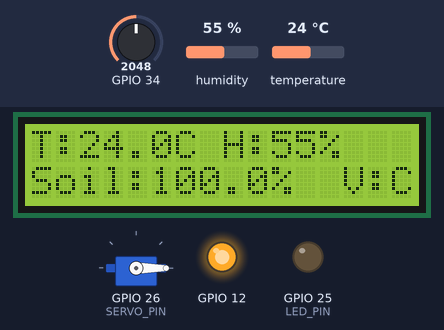
Bench run of a sketch on a simulated ESP32. Parts: servo, 16×2 character LCD, output pins drawn as LEDs (lit = HIGH). The test bench sets the inputs (shaded band); at power-on: GPIO 34 = 2048, humidity 55 %, temperature 24 °C. WiFi joins after 1.5 s; servers stay silent unless stated; uploads are accepted with an empty reply; the local clock reads 2024-03-15 10:24:30 at power-on unless the sketch sets it; what the sketch prints to the serial monitor is not drawn.

Above: at 6.8 s.
6.9 s: GPIO 34 set to 2175
At 8.3 s:
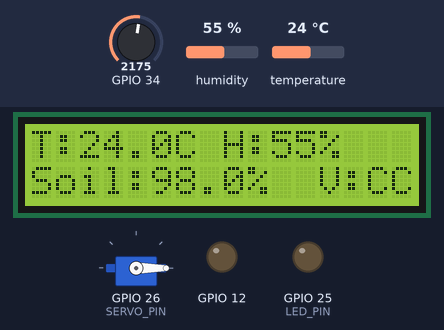
13.3 s: GPIO 34 set to 3868
At 16.4 s:
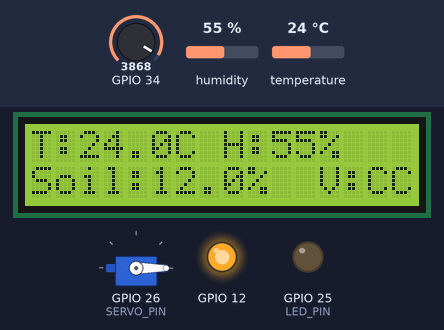
17.1 s: GPIO 34 set to 3960
At 18.6 s:
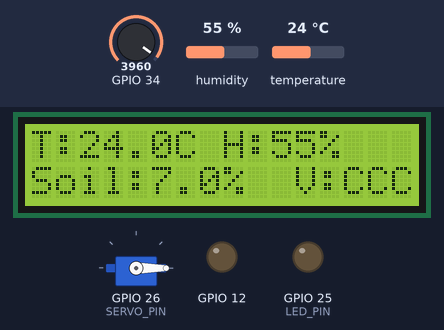
23.5 s: humidity set to 22 %
At 26.4 s:
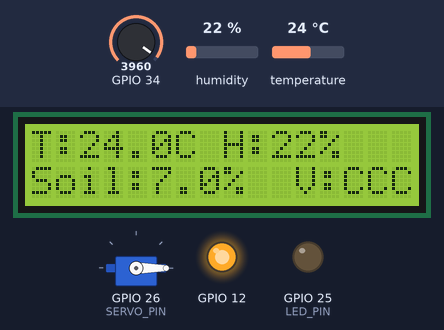
27.1 s: temperature set to 12 °C
At 28.6 s:
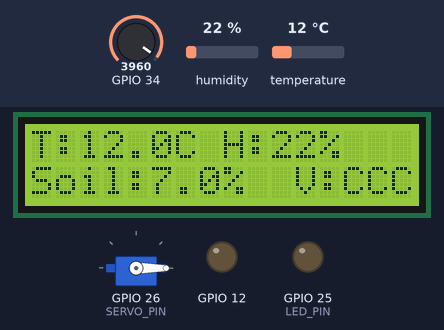
32.1 s: humidity set to 40 %
At 36.74 s:
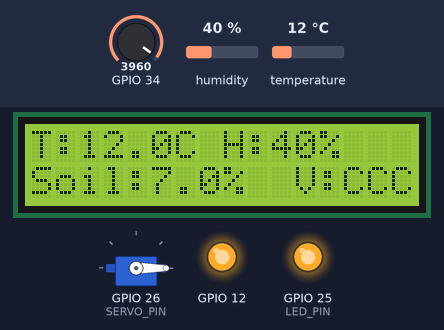
Timing chart, 0 to 38.1 s (numbered marks = the images above; inputs shaded):
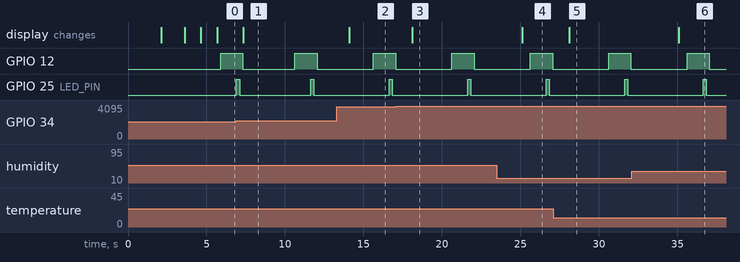

The sketch:

smartfarm.ino
```cpp
#include <WiFi.h>
#include <HTTPClient.h>
#include <LiquidCrystal_I2C.h>
#include <DHT.h>
#include <ESP32Servo.h>
#include <time.h>

const char *ssid         = "Griffon";
const char *password     = "10481reban";
const char *firebaseHost = "https://fir-demoapp-6f388-default-rtdb.firebaseio.com";

LiquidCrystal_I2C lcd(0x27, 2, 1, 0, 4, 5, 6, 7, 3, POSITIVE);
DHT dht(15, DHT11);

#define LED_PIN      25
#define SERVO_PIN    26       // servo signal wire → GPIO 26

#define SERVO_OPEN   90       // degrees when valve is open
#define SERVO_CLOSED 0        // degrees when valve is closed

#define SOIL_DRY     4095
#define SOIL_WET     2128

// Safety: if Firebase not reachable for this long, close valve
#define VALVE_TIMEOUT_MS 30000

Servo valveServo;

unsigned long lastUpload      = 0;
unsigned long lastDisplay     = 0;
unsigned long lastValveCheck  = 0;
unsigned long lastSuccessRead = 0;   // tracks last successful Firebase valve read

float temp = 0, hum = 0;
int   soilRaw = 0;
float soilPct = 0;
bool  err     = false;

bool  valveOpen          = false;   // current physical valve state
bool  lastCommandedState = false;   // last state written to valveConfirmed

// ---------------------------------------------------------------------------
// Servo helpers
// ---------------------------------------------------------------------------
void openValve() {
  valveServo.write(SERVO_OPEN);
  valveOpen = true;
  Serial.println("  [VALVE] OPEN");
}

void closeValve() {
  valveServo.write(SERVO_CLOSED);
  valveOpen = false;
  Serial.println("  [VALVE] CLOSED");
}

// ---------------------------------------------------------------------------
// Write confirmed valve state back to Firebase
// ---------------------------------------------------------------------------
void confirmValveState(bool open) {
  if (open == lastCommandedState) return;   // skip if unchanged
  HTTPClient http;
  http.begin(String(firebaseHost) + "/controls/valveConfirmed.json");
  http.PUT(open ? "true" : "false");
  http.end();
  lastCommandedState = open;
  Serial.printf("  [VALVE] Confirmed %s → Firebase\n", open ? "OPEN" : "CLOSED");
}

// ---------------------------------------------------------------------------
// Check Firebase for valve command and act on it
// ---------------------------------------------------------------------------
void checkValveCommand() {
  if (WiFi.status() != WL_CONNECTED) {
    // Safety: close valve if offline too long
    if (millis() - lastSuccessRead > VALVE_TIMEOUT_MS && valveOpen) {
      Serial.println("  [VALVE] WiFi lost — safety close");
      closeValve();
      confirmValveState(false);
    }
    return;
  }

  HTTPClient http;
  http.begin(String(firebaseHost) + "/controls/irrigationValve.json");
  int code = http.GET();

  if (code == 200) {
    String body = http.getString();
    body.trim();
    bool wantOpen = (body == "true");
    lastSuccessRead = millis();

    if (wantOpen && !valveOpen) {
      openValve();
      confirmValveState(true);
    } else if (!wantOpen && valveOpen) {
      closeValve();
      confirmValveState(false);
    }
  } else {
    Serial.printf("  [VALVE] Firebase read failed: HTTP %d\n", code);
    // Safety timeout still applies
    if (millis() - lastSuccessRead > VALVE_TIMEOUT_MS && valveOpen) {
      Serial.println("  [VALVE] Timeout — safety close");
      closeValve();
      confirmValveState(false);
    }
  }
  http.end();
}

// ---------------------------------------------------------------------------
// Sensor helpers (unchanged from original)
// ---------------------------------------------------------------------------
float soilToPercent(int raw) {
  float pct = map(raw, SOIL_WET, SOIL_DRY, 100, 0);
  if (pct < 0)   pct = 0;
  if (pct > 100) pct = 100;
  return pct;
}

void blinkLED() {
  digitalWrite(LED_PIN, HIGH); delay(200); digitalWrite(LED_PIN, LOW);
}

// ---------------------------------------------------------------------------
// Upload sensor data (unchanged from original)
// ---------------------------------------------------------------------------
void uploadToFirebase() {
  if (err) return;

  time_t now; time(&now);

  Serial.println("----------------------------------------");
  Serial.println("         UPLOADING TO FIREBASE          ");
  Serial.println("----------------------------------------");

  digitalWrite(12, HIGH);
  HTTPClient http;
  int httpCode;

  http.begin(String(firebaseHost) + "/sensorData/temperature.json");
  httpCode = http.PUT(String(temp));
  Serial.printf("  [TEMP]  %.1f C  -->  HTTP %d\n", temp, httpCode);
  http.end();

  http.begin(String(firebaseHost) + "/sensorData/humidity.json");
  httpCode = http.PUT(String(hum));
  Serial.printf("  [HUM]   %.0f %%  -->  HTTP %d\n", hum, httpCode);
  http.end();

  http.begin(String(firebaseHost) + "/sensorData/soilMoisture.json");
  httpCode = http.PUT(String(soilPct));
  Serial.printf("  [SOIL]  %.1f %% (raw: %d)  -->  HTTP %d\n", soilPct, soilRaw, httpCode);
  http.end();

  http.begin(String(firebaseHost) + "/sensorData/timestamp.json");
  httpCode = http.PUT(String((unsigned long)now));
  Serial.printf("  [TIME]  Unix: %lu  -->  HTTP %d\n", (unsigned long)now, httpCode);
  http.end();

  String json = "{\"temperature\":" + String(temp) +
                ",\"humidity\":" + String(hum) +
                ",\"soilMoisture\":" + String(soilPct) +
                ",\"timestamp\":" + String((unsigned long)now) + "}";

  http.begin(String(firebaseHost) + "/sensorData/history/" + String((unsigned long)now) + ".json");
  httpCode = http.PUT(json);
  Serial.printf("  [HIST]  JSON sent  -->  HTTP %d\n", httpCode);
  http.end();

  Serial.println("----------------------------------------");
  Serial.println("           UPLOAD COMPLETE              ");
  Serial.println("----------------------------------------\n");

  blinkLED();
  delay(200);
  digitalWrite(12, LOW);
}

// ---------------------------------------------------------------------------
// Setup
// ---------------------------------------------------------------------------
void setup() {
  Serial.begin(115200);
  Serial.println("\n========================================");
  Serial.println("       DAVIE ELECTRONICS SMARTFARM      ");
  Serial.println("========================================\n");

  pinMode(LED_PIN, OUTPUT);
  digitalWrite(LED_PIN, LOW);

  // Servo — start closed
  valveServo.attach(SERVO_PIN);
  closeValve();

  lcd.begin(16, 2);
  lcd.backlight();
  lcd.print("Davie Electronics");
  delay(2000);

  dht.begin();
  pinMode(34, INPUT);
  pinMode(12, OUTPUT);
  digitalWrite(12, LOW);

  Serial.println("[WIFI] Connecting to: " + String(ssid));
  lcd.clear();
  lcd.print("Connecting WiFi");
  WiFi.begin(ssid, password);
  while (WiFi.status() != WL_CONNECTED) { delay(500); Serial.print("."); }
  Serial.println("\n[WIFI] Connected!");
  Serial.println("[WIFI] IP: " + WiFi.localIP().toString());

  lcd.clear();
  lcd.print("WiFi Connected");
  delay(1000);

  configTime(3 * 3600, 0, "pool.ntp.org");
  Serial.print("[NTP]  Syncing time");
  struct tm timeinfo;
  while (!getLocalTime(&timeinfo)) { delay(500); Serial.print("."); }
  Serial.println(" done!");

  lastSuccessRead = millis();   // initialise timeout reference

  Serial.println("[SYSTEM] Ready\n");
  lcd.clear();
  lcd.print("Ready!");
  delay(1000);
  lcd.clear();
}

// ---------------------------------------------------------------------------
// Loop
// ---------------------------------------------------------------------------
void loop() {
  unsigned long t = millis();

  // Read sensors every 1 s
  if (t - lastDisplay >= 1000) {
    temp    = dht.readTemperature();
    hum     = dht.readHumidity();
    soilRaw = analogRead(34);
    soilPct = soilToPercent(soilRaw);
    err     = (isnan(temp) || isnan(hum));

    Serial.println("------------ SENSOR READINGS -----------");
    if (err) {
      Serial.println("  [ERROR] DHT11 sensor read failed!");
    } else {
      Serial.printf("  [TEMP]  %.1f C\n", temp);
      Serial.printf("  [HUM]   %.0f %%\n", hum);
      Serial.printf("  [SOIL]  %.1f %% (raw: %d)\n", soilPct, soilRaw);
    }
    Serial.println("----------------------------------------\n");

    lcd.setCursor(0, 0);
    if (err) {
      lcd.print("Sensor Error    ");
      lcd.setCursor(0, 1);
      lcd.print("                ");
    } else {
      lcd.print("T:");  lcd.print(temp, 1); lcd.print("C H:"); lcd.print(hum, 0); lcd.print("%  ");
      lcd.setCursor(0, 1);
      lcd.print("Soil:"); lcd.print(soilPct, 1); lcd.print("%  V:"); lcd.print(valveOpen ? "O" : "C");
    }
    lastDisplay = t;
  }

  // Check valve command every 2 s
  if (t - lastValveCheck >= 2000) {
    checkValveCommand();
    lastValveCheck = t;
  }

  // Upload sensor data every 5 s
  if (t - lastUpload >= 5000) {
    uploadToFirebase();
    lastUpload = t;
  }
}
```

Measured:
- the behaviour switches between 2147 and 2148 on GPIO 34 (found by bisection; images 0 and 1)
- the behaviour switches between 3917 and 3918 on GPIO 34 (found by bisection; images 2 and 3)
- after the input at 6.9 s, the display: changes after 0.45 s (image 1)
- after the input at 13.3 s, the display: changes after 0.78 s (image 2)
- after the input at 17.1 s, the display: changes after 1.0 s (image 3)
- after the input at 23.5 s, the display: changes after 1.6 s (image 4)
- after the input at 27.1 s, the display: changes after 1.0 s (image 5)
- after the input at 32.1 s, the display: changes after 3.0 s (image 6)
